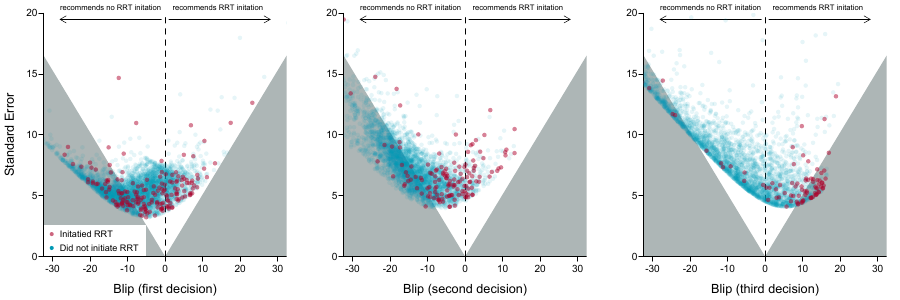

Source code (R):
lancet_red <- "#AD002A99"
lancet_blue <- "#0099B4FF"
lancet_gray <- "#ADB6B6FF"

trans_blue <- rgb(col2rgb(lancet_blue)[1],col2rgb(lancet_blue)[2],col2rgb(lancet_blue)[3],  maxColorValue = 255, alpha = 25)
trans_red <- rgb(col2rgb(lancet_red)[1],col2rgb(lancet_red)[2],col2rgb(lancet_red)[3], maxColorValue = 255, alpha = 125)

dev.new(width=3*3, height=3, pointsize=11, noRStudioGD = TRUE)
par(mfrow=c(1,3), mar=c(3.5,3.5,1,1)+.1, mgp=c(1.75,0.5,0), tcl=-0.4)
plot(c(-30,30), c(0,20),type="n", yaxs="i", axes=F, ylab="", xlab="")
polygon(c(0,par("usr")[1],par("usr")[1],0), c(0, par("usr")[1]/qnorm(0.025),0,0), col=lancet_gray, border=NA)
polygon(c(0,par("usr")[2],par("usr")[2],0), c(0, par("usr")[2]/qnorm(0.975),0,0), col=lancet_gray, border=NA)


abline(v=0, lwd=0.75, lty=2)
arrows(-1, par("usr")[4]-.5, -28, par("usr")[4]-.5, length = 0.07, lwd=0.5, xpd=TRUE)
arrows(1, par("usr")[4]-.5, 28, par("usr")[4]-.5, length = 0.07, lwd=0.5, xpd=TRUE)

mtext(text="recommends RRT initation", side=3, line=0, at=2, cex=1/2.0, adj=0)
mtext(text="recommends no RRT initation", side=3, line=0, at=-28, cex=1/2.0, adj=0)

mtext("Standard Error", side=2, line=2.25, cex=.83)
mtext("Blip (first decision)", side=1, line=2.25, cex=.83)

lgd <- legend(x = mean(c(par("usr")[1],par("usr")[2])), y =  mean(c(par("usr")[3],par("usr")[4])), cex= .9, 
              c("Initatied RRT", "Did not initiate RRT"), pch=16, col = c("blue", "red"), plot = F)

polygon(c(par("usr")[1], -5, -5, par("usr")[1]), c(0, 0, 5*1/qnorm(.975), 5*1/qnorm(.975)), col="white", border=NA)

legend(x = par("usr")[1], y =  par("usr")[3] + lgd$rect$h-.2, cex= .9,
       c("Initatied RRT", "Did not initiate RRT"),
       pch=16, col = c(lancet_red, lancet_blue), bty = "n", plot = T)

segments(par('usr')[1], 0, par('usr')[2], 0, lwd=1)
axis(1, at=seq(-30, 30,by=10), lwd=0, lwd.tick=0.75)
axis(2, las=1, lwd=0.75, lwd.tick=0.75)

points(ite_k1[actual_ttts$a1==0], ite_se_k1[actual_ttts$a1==0], col=trans_blue, pch=16)
points(ite_k1[actual_ttts$a1==1], ite_se_k1[actual_ttts$a1==1], col=trans_red, pch=16, add=TRUE)


plot(c(-30,30), c(0,20),type="n", yaxs="i", axes=F, ylab="", xlab="")
polygon(c(0,par("usr")[1],par("usr")[1],0), c(0, par("usr")[1]/qnorm(0.025),0,0), col=lancet_gray, border=NA)
polygon(c(0,par("usr")[2],par("usr")[2],0), c(0, par("usr")[2]/qnorm(0.975),0,0), col=lancet_gray, border=NA)
segments(par('usr')[1], 0, par('usr')[2], 0, lwd=1)
axis(1, at=seq(-30, 30,by=10), lwd=0, lwd.tick=0.75)
axis(2, las=1, lwd=0.75, lwd.tick=0.75)
abline(v=0, lwd=0.75, lty=2)

arrows(-1, par("usr")[4]-.5, -28, par("usr")[4]-.5, length = 0.07, lwd=0.5, xpd=TRUE)
arrows(1, par("usr")[4]-.5, 28, par("usr")[4]-.5, length = 0.07, lwd=0.5, xpd=TRUE)

mtext(text="recommends RRT initation", side=3, line=0, at=2, cex=1/2.0, adj=0)
mtext(text="recommends no RRT initation", side=3, line=0, at=-28, cex=1/2.0, adj=0)
mtext("Blip (second decision)", side=1, line=2.25, cex=.83)

points(ite_k2[actual_ttts$a2==0], ite_se_k2[actual_ttts$a2==0], col=trans_blue, pch=16)
points(ite_k2[actual_ttts$a2==1], ite_se_k2[actual_ttts$a2==1], col=trans_red, pch=16, add=TRUE)

plot(c(-30,30), c(0,20),type="n", yaxs="i", axes=F, ylab="", xlab="")
polygon(c(0,par("usr")[1],par("usr")[1],0), c(0, par("usr")[1]/qnorm(0.025),0,0), col=lancet_gray, border=NA)
polygon(c(0,par("usr")[2],par("usr")[2],0), c(0, par("usr")[2]/qnorm(0.975),0,0), col=lancet_gray, border=NA)
segments(par('usr')[1], 0, par('usr')[2], 0, lwd=1)
axis(1, at=seq(-30, 30,by=10), lwd=0, lwd.tick=0.75)
axis(2, las=1, lwd=0.75, lwd.tick=0.75)
abline(v=0, lwd=0.75, lty=2)

arrows(-1, par("usr")[4]-.5, -28, par("usr")[4]-.5, length = 0.07, lwd=0.5, xpd=TRUE)
arrows(1, par("usr")[4]-.5, 28, par("usr")[4]-.5, length = 0.07, lwd=0.5, xpd=TRUE)

mtext(text="recommends RRT initation", side=3, line=0, at=2, cex=1/2.0, adj=0)
mtext(text="recommends no RRT initation", side=3, line=0, at=-28, cex=1/2.0, adj=0)
mtext("Blip (third decision)", side=1, line=2.25, cex=.83)

points(ite_k3[actual_ttts$a3==0], ite_se_k3[actual_ttts$a3==0], col=trans_blue, pch=16)
points(ite_k3[actual_ttts$a3==1], ite_se_k3[actual_ttts$a3==1], col=trans_red, pch=16, add=TRUE)

dev.copy2pdf(file = "fig1.pdf")